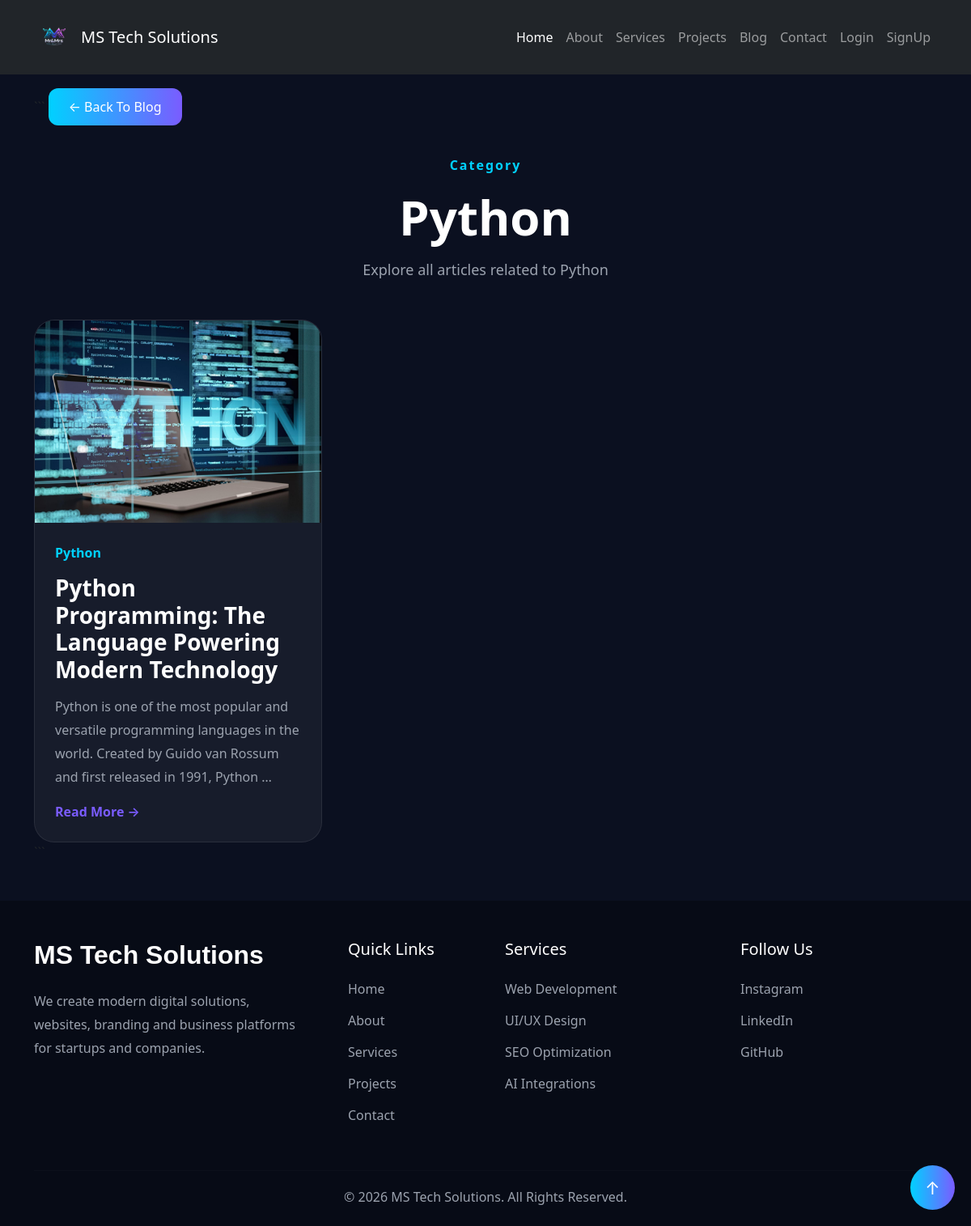
The app's page /blog/category/python/ with its own data.
### blogproject/models.py (models this page shows, shortened)
class Category(models.Model):
    name = models.CharField(max_length=100, unique=True)
    slug = models.SlugField(max_length=100, unique=True, blank=True)

class Post(models.Model):
    category = models.ForeignKey(
        Category,
        on_delete=models.CASCADE,
        related_name='posts'
    )
    title = models.CharField(max_length=200)
    slug = models.SlugField(
        unique=True,
        blank=True
    )
    content = models.TextField()
    image = models.ImageField(
        upload_to='posts/'
    )
    author = models.ForeignKey(
        User,
        on_delete=models.CASCADE
    )
    created_at = models.DateTimeField(
        auto_now_add=True
    )

### blogproject/views.py (the view)
# urls.py: path('category/<slug:slug>/', views.category_posts, name='category_posts'),
def category_posts(request, slug):
    category = Category.objects.get(slug=slug)
    posts = category.posts.all().order_by('-created_at')
    categories = Category.objects.all()
    context = {
        'category': category,
        'posts': posts,
        'categories': categories
    }
    return render(request, 'blog/category_posts.html', context)

### blogproject/templates/blog/category_posts.html (shortened to what this page needs)
{% extends 'base.html' %}
{% load static %}
{% block content %}
<section class="category-section py-5">
<div class="container">
<a
href="{% url 'blog_homepage' %}"
class="back-btn">
    ← Back To Blog
</a>
<div class="text-center mt-5 mb-5">
    <span class="category-badge">
        Category
    </span>
    <h1 class="category-title mt-3">
        {{ category.name }}
    </h1>
    <p class="category-text mt-3">
        Explore all articles related to
        {{ category.name }}
    </p>
</div>
<div class="row g-4">
    {% for post in posts %}
    <div class="col-md-6 col-lg-4">
        <div class="post-card">
            {% if post.image %}
            <img
            src="{{ post.image.url }}"
            class="post-image"
            alt="{{ post.title }}">
            {% else %}
            <img
            src="{% static 'images/default-blog.jpg' %}"
            class="post-image"
            alt="Blog Image">
            {% endif %}
            <div class="post-content">
                <span class="post-category">
                    {{ post.category.name }}
                </span>
                <h3 class="post-title">
                    {{ post.title }}
                </h3>
                <p class="post-text">
                    {{ post.content|truncatewords:25 }}
                </p>
                <a
                href="{% url 'post_detail' post.slug %}"
                class="read-btn">
                    Read More →
                </a>
            </div>
        </div>
    </div>
    {% empty %}
    <div class="col-12 text-center">
        <h4 class="text-white">
            No posts found in this category.
        </h4>
    </div>
    {% endfor %}
</div>
</div>
</section>
{% endblock %}

### blogproject/templates/blog/category_posts.html (style rules this page uses)
.category-section { background:#0B1020; min-height:100vh; }
.category-badge { color:#00D1FF; letter-spacing:2px; font-weight:600; }
.category-title { color:white; font-size:60px; font-weight:700; }
.category-text { color:#9CA3AF; font-size:18px; }
.post-card { background:rgba(255,255,255,0.05); border:1px solid rgba(255,255,255,0.08); border-radius:25px; overflow:hidden; transition:.4s; height:100%; }
.post-image { width:100%; height:250px; object-fit:cover; }
.post-content { padding:25px; }
.post-category { color:#00D1FF; font-weight:600; }
.post-title { color:white; margin-top:15px; margin-bottom:15px; font-weight:700; }
.post-text { color:#9CA3AF; line-height:1.8; }
.read-btn { color:#7A5CFF; text-decoration:none; font-weight:600; }
.back-btn { background:linear-gradient( 90deg, #00D1FF, #7A5CFF ); color:white; padding:12px 25px; border-radius:12px; text-decoration:none; }

### records on screen
Category: name "Python"
Post: image (picture), category.name "Python", title "Python Programming: The Language Powering Modern Technology", content "Python is one of the most popular and versatile programming languages in the world. Created by Guido van Rossum and first released in 1991, Python …"
